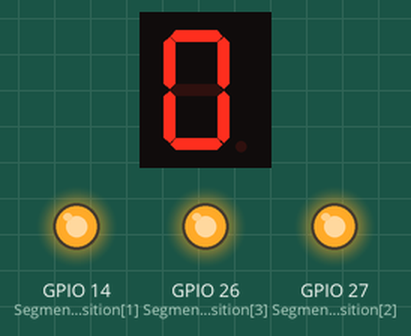
Simulated run of this sketch. Board: ESP32. On the bench: 1-digit seven-segment display, output pins drawn as LEDs (lit = HIGH). Wiring (inferred from the names in the program): 1-digit 7-segment display, segments lit when HIGH: segments GPIO 23, GPIO 22, GPIO 21, GPIO 19, GPIO 18, GPIO 5, GPIO 17, GPIO 16. The segment pins are drawn as the display they are named for; pins used as bus, display or sensor lines are not drawn.

Above: at 0.1 s.
At 5.1 s:
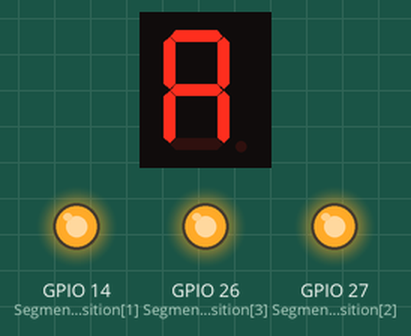
At 6.1 s:
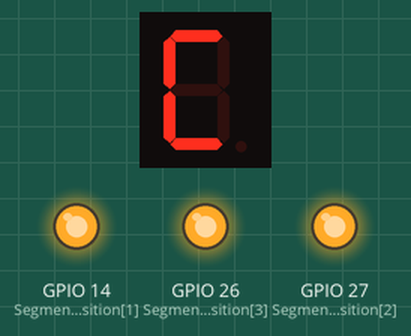
At 6.6 s:
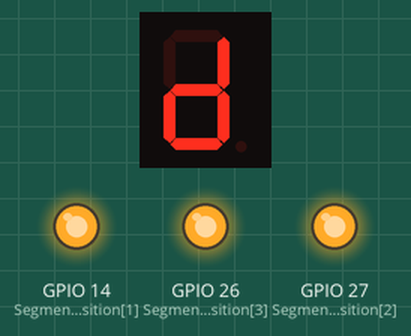
At 7.1 s:
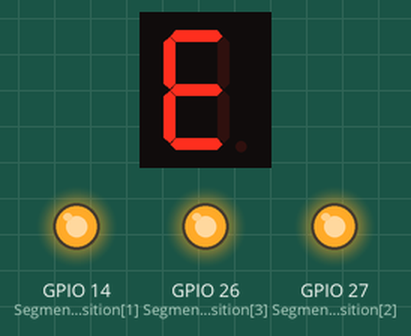
At 7.6 s:
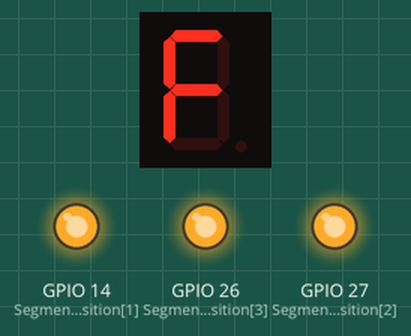

The sketch:

0-F.ino
```cpp
#define scanTimeMSec 5
#define segCommon 0   // 0 = Common Cathode

int SegmentPosition[] = {12, 14, 27, 26}; // D1 D2 D3 D4
int SegmentPort[] = {16, 17, 5, 18, 19, 21, 22, 23}; // tgfe dcba

// 0–9 , A–F
int SegmentTable[] = {
  0x3F, // 0
  0x06, // 1
  0x5B, // 2
  0x4F, // 3
  0x66, // 4
  0x6D, // 5
  0x7D, // 6
  0x07, // 7
  0x7F, // 8
  0x6F, // 9
  0x77, // A
  0x7C, // b
  0x39, // C
  0x5E, // d
  0x79, // E
  0x71  // F
};

int value = 0; // 0–15

void Display_1Digit(int data) {
  int seg = SegmentTable[data];
  seg = segCommon ? ~seg : seg;

  for (int i = 0; i < 8; i++) {
    digitalWrite(SegmentPort[7 - i], seg & 1);
    seg >>= 1;
  }
}

void setup() {
  for (int i = 0; i < 8; i++)
    pinMode(SegmentPort[i], OUTPUT);

  for (int i = 0; i < 4; i++) {
    pinMode(SegmentPosition[i], OUTPUT);
    digitalWrite(SegmentPosition[i], 1 - segCommon);
  }
}

void loop() {
  // แสดงเฉพาะหลักซ้ายสุด
  Display_1Digit(value);
  digitalWrite(SegmentPosition[0], segCommon);   // เปิดหลักซ้าย
  delay(500);
  digitalWrite(SegmentPosition[0], 1 - segCommon);

  value++;
  if (value > 15) value = 0;  // วน 0–F
}
```

Measured:
- by itself, everything shown: repeats every 8.0 s, in 16 steps
- what the display in image 1 shows lasts 0.5 s, from 5.0 s to 5.5 s
